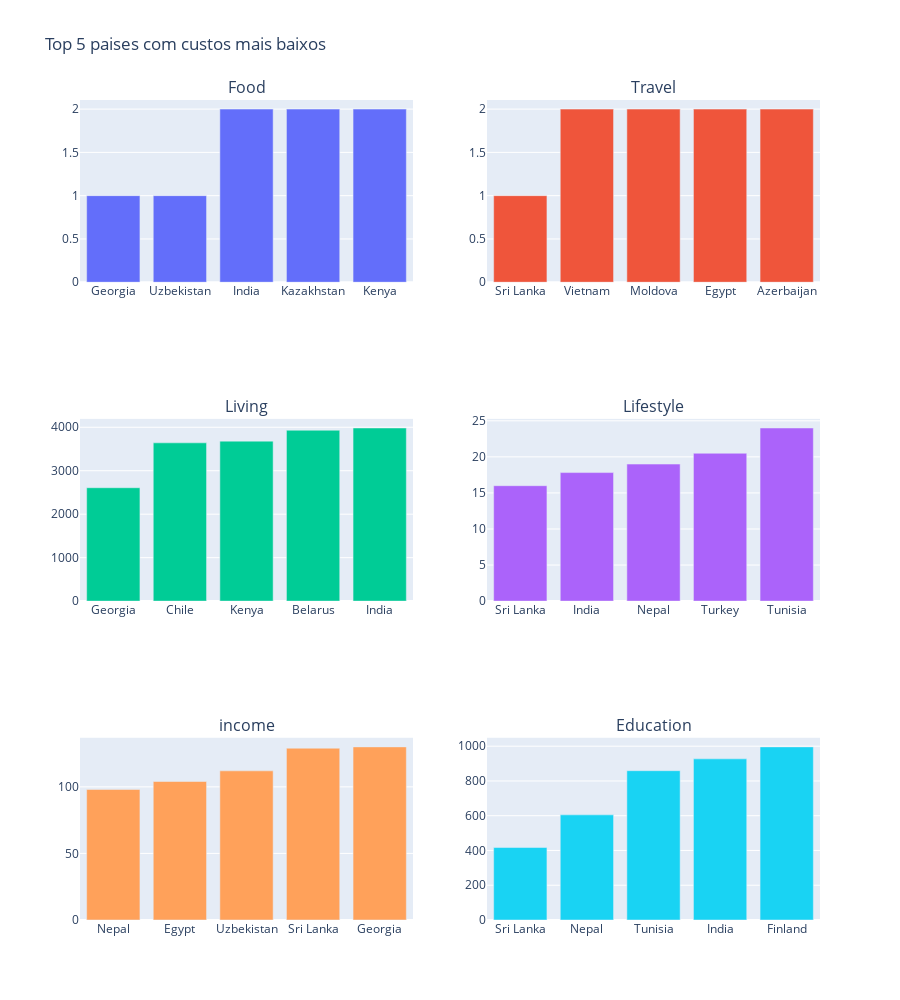

Here is the notebook cell this chart was saved with:
### Code cell
# Gráficos - Top 5 países com menores custos médios por categoria

from plotly.subplots import make_subplots
fig = make_subplots(rows=3, cols=2, subplot_titles=['Food','Travel','Living','Lifestyle','income','Education'])
fig.update_layout(height=1000, showlegend=False, title='Top 5 paises com custos mais baixos')

df1 = df[['Country','Food']].groupby('Country').agg('mean').sort_values(by='Food').reset_index().head(5)
fig.add_bar(x=df1['Country'].head(5), y=df1['Food'], row=1, col=1)
df3 = df[['Country','Travel']].groupby('Country').agg('mean').sort_values(by='Travel').reset_index().head(5)
fig.add_bar(x=df3['Country'].head(5), y=df3['Travel'],row=1, col=2)
df4 = df[['Country','Living']].groupby('Country').agg('mean').sort_values(by='Living').reset_index().head(5)
fig.add_bar(x=df4['Country'].head(5), y=df4['Living'],row=2, col=1)
df5 = df[['Country','Lifestyle']].groupby('Country').agg('mean').sort_values(by='Lifestyle').reset_index().head(5)
fig.add_bar(x=df5['Country'].head(5), y=df5['Lifestyle'],row=2, col=2)
df6 = df[['Country','Income']].groupby('Country').agg('mean').sort_values(by='Income').reset_index().head(5)
fig.add_bar(x=df6['Country'].head(5), y=df6['Income'],row=3, col=1)
df7 = df[['Country','Education']].groupby('Country').agg('mean').sort_values(by='Education').reset_index().head(5)
fig.add_bar(x=df7['Country'].head(5), y=df7['Education'],row=3, col=2)
pyo.iplot(fig)

### Figure 1 — Plotly figure (JSON) as saved in the notebook; plotly's stock layout.template omitted (floating-point values rounded to 4 significant figures)
{"data": [{"type": "bar", "x": ["Georgia", "Uzbekistan", "India", "Kazakhstan", "Kenya"], "xaxis": "x", "y": [1, 1, 2, 2, 2], "yaxis": "y"}, {"type": "bar", "x": ["Sri Lanka", "Vietnam", "Moldova", "Egypt", "Azerbaijan"], "xaxis": "x2", "y": [1, 2, 2, 2, 2], "yaxis": "y2"}, {"type": "bar", "x": ["Georgia", "Chile", "Kenya", "Belarus", "India"], "xaxis": "x3", "y": [2609, 3642, 3681, 3932, 3983.0], "yaxis": "y3"}, {"type": "bar", "x": ["Sri Lanka", "India", "Nepal", "Turkey", "Tunisia"], "xaxis": "x4", "y": [16, 17.82, 19, 20.5, 24], "yaxis": "y4"}, {"type": "bar", "x": ["Nepal", "Egypt", "Uzbekistan", "Sri Lanka", "Georgia"], "xaxis": "x5", "y": [98, 104, 112, 129, 130], "yaxis": "y5"}, {"type": "bar", "x": ["Sri Lanka", "Nepal", "Tunisia", "India", "Finland"], "xaxis": "x6", "y": [417, 605, 859, 927.1, 996], "yaxis": "y6"}], "layout": {"annotations": [{"font": {"size": 16}, "showarrow": false, "text": "Food", "x": 0.225, "xanchor": "center", "xref": "paper", "y": 1, "yanchor": "bottom", "yref": "paper"}, {"font": {"size": 16}, "showarrow": false, "text": "Travel", "x": 0.775, "xanchor": "center", "xref": "paper", "y": 1, "yanchor": "bottom", "yref": "paper"}, {"font": {"size": 16}, "showarrow": false, "text": "Living", "x": 0.225, "xanchor": "center", "xref": "paper", "y": 0.6111, "yanchor": "bottom", "yref": "paper"}, {"font": {"size": 16}, "showarrow": false, "text": "Lifestyle", "x": 0.775, "xanchor": "center", "xref": "paper", "y": 0.6111, "yanchor": "bottom", "yref": "paper"}, {"font": {"size": 16}, "showarrow": false, "text": "income", "x": 0.225, "xanchor": "center", "xref": "paper", "y": 0.2222, "yanchor": "bottom", "yref": "paper"}, {"font": {"size": 16}, "showarrow": false, "text": "Education", "x": 0.775, "xanchor": "center", "xref": "paper", "y": 0.2222, "yanchor": "bottom", "yref": "paper"}], "height": 1000, "showlegend": false, "title": {"text": "Top 5 paises com custos mais baixos"}, "xaxis": {"anchor": "y", "domain": [0, 0.45]}, "xaxis2": {"anchor": "y2", "domain": [0.55, 1]}, "xaxis3": {"anchor": "y3", "domain": [0, 0.45]}, "xaxis4": {"anchor": "y4", "domain": [0.55, 1]}, "xaxis5": {"anchor": "y5", "domain": [0, 0.45]}, "xaxis6": {"anchor": "y6", "domain": [0.55, 1]}, "yaxis": {"anchor": "x", "domain": [0.7778, 1]}, "yaxis2": {"anchor": "x2", "domain": [0.7778, 1]}, "yaxis3": {"anchor": "x3", "domain": [0.3889, 0.6111]}, "yaxis4": {"anchor": "x4", "domain": [0.3889, 0.6111]}, "yaxis5": {"anchor": "x5", "domain": [0, 0.2222]}, "yaxis6": {"anchor": "x6", "domain": [0, 0.2222]}}}
